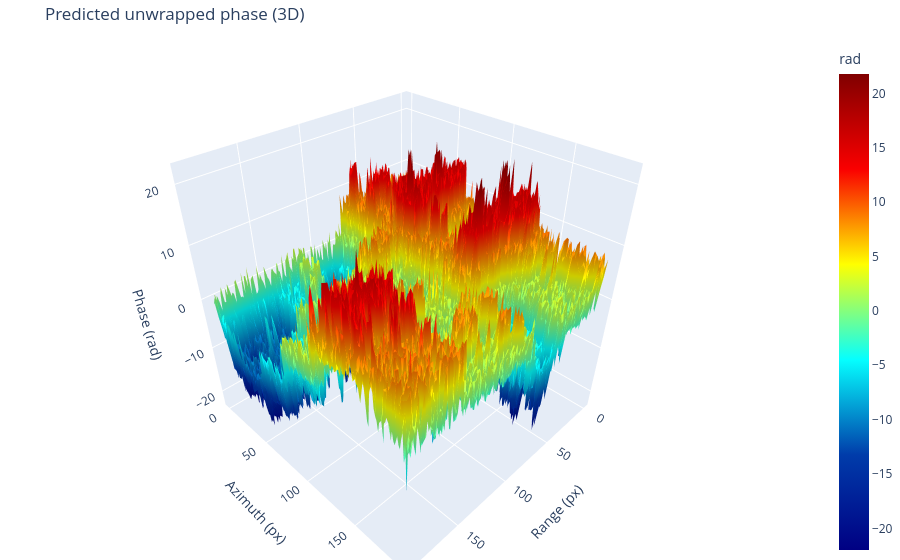

The notebook cell saved with this chart:
### Markdown cell above
## 12. 3D & interactive visualization

### Code cell
fig3d_pred = phase_plots.plot_phase_surface_3d(result.unwrapped_phase, title="Predicted unwrapped phase (3D)")
fig3d_pred.show()

### Figure 1 — Plotly figure (JSON) as saved in the notebook; plotly's stock layout.template omitted (floating-point values rounded to 4 significant figures; data arrays with more than 128 entries replaced by an {"elided": "..."} marker saying what was removed)
{"data": [{"colorbar": {"title": {"text": "rad"}}, "colorscale": [[0.0, "rgb(0,0,131)"], [0.2, "rgb(0,60,170)"], [0.4, "rgb(5,255,255)"], [0.6, "rgb(255,255,0)"], [0.8, "rgb(250,0,0)"], [1.0, "rgb(128,0,0)"]], "type": "surface", "z": {"elided": "192x192 float values"}}], "layout": {"margin": {"b": 0, "l": 0, "r": 0, "t": 40}, "scene": {"xaxis": {"title": {"text": "Range (px)"}}, "yaxis": {"title": {"text": "Azimuth (px)"}}, "zaxis": {"title": {"text": "Phase (rad)"}}}, "title": {"text": "Predicted unwrapped phase (3D)"}}}
